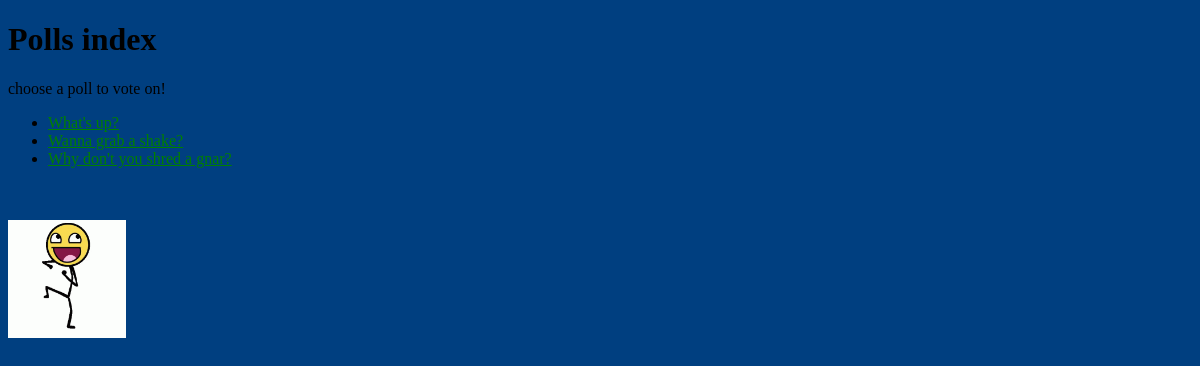
Before: /polls/ with the older database file.
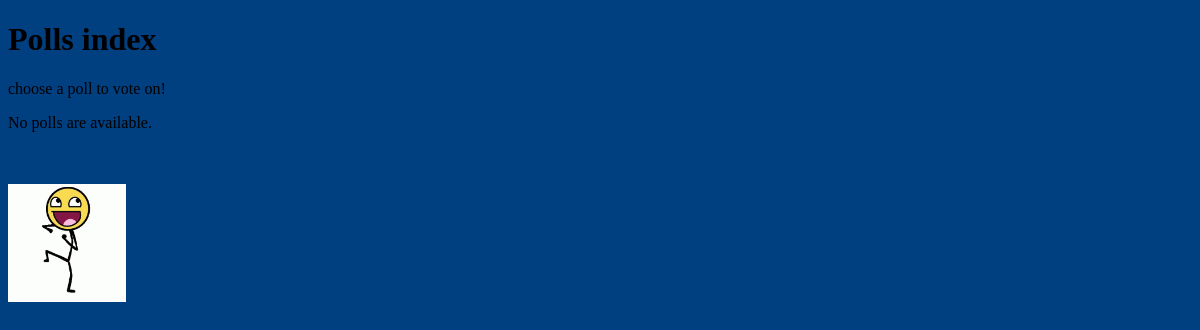
After: the same page with the newer database file.
### polls/models.py (models this page shows, shortened)
class Question(models.Model):
    question_text = models.CharField(max_length=200)
    pub_date = models.DateTimeField('date published')

### polls/views.py (the view)
# urls.py: path('', views.IndexView.as_view(), name="index"),  # /polls/
class IndexView(generic.ListView):
    template_name = 'polls/index.html'
    context_object_name = 'question_list'
    def get_queryset(self):
        return Question.objects.order_by('pub_date')

### polls/templates/polls/index.html (shortened to what this page needs)
<!DOCTYPE html>
<html lang="en">
    <head>
        {% load static %}
        <link rel="stylesheet" type="text/css" href="{% static 'polls/style.css' %}">
    </head>
    <body>
        <h1>Polls index</h1>
        choose a poll to vote on!
        {% if question_list %}
            <ul>
            {% for question in question_list %}
                <li><a href="{% url 'polls:detail' question.id %}" title="Vote on question:{{ question.id }}">{{ question.question_text }}</a></li>
            {% endfor %}
            </ul>
        {% else %}
            <p>No polls are available.</p>
        {% endif %}
        <br/><br/>
        <img width="10%" height="auto" src="{% static 'polls/images/background.gif' %}" alt="Internet too slow? This image failed to load"/>
        <br/><br/>
    </body>
</html>

### polls/static/polls/style.css (style rules this page uses)
body { background: #003f80; }

Changed rows visible on the page:
removed Question: question_text "What's up?"
removed Question: question_text "Wanna grab a shake?"
removed Question: question_text "Why don't you shred a gnar?"
Other visible differences:
text now shown: "No polls are available."
